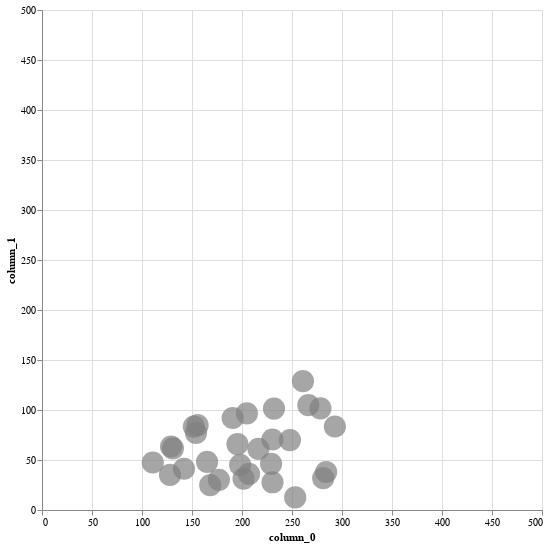

The notebook cell saved with this chart:
### Code cell
engine = qmc.PoissonDisk(d=2, radius = (12.5 * 2 + 8), # optimization = "lloyd",
                         l_bounds = [12.5, 12.5], u_bounds= [500 - 12.5, 500 - 12.5]
                        )
sample = engine.random(30)
df = pl.DataFrame(sample)
# plot using altair
(
    
    alt.Chart(df).mark_point(filled = True, color = "gray", size = 12.5 * 12.5 * np.pi).encode(
        x=alt.X('column_0').scale(domain=(0, 500)),
        y=alt.Y('column_1').scale(domain=(0, 500))
    ).properties(
        width = 500,
        height = 500
    )
)

### Figure 1 — Vega-Lite specification as saved in the notebook (floating-point values rounded to 4 significant figures)
{"config": {"view": {"continuousWidth": 300, "continuousHeight": 300}}, "data": {"name": "data-56fcc35dab17fe42b14c218d2304b09e"}, "mark": {"type": "point", "color": "gray", "filled": true, "size": 490.9}, "encoding": {"x": {"field": "column_0", "scale": {"domain": [0, 500]}, "type": "quantitative"}, "y": {"field": "column_1", "scale": {"domain": [0, 500]}, "type": "quantitative"}}, "height": 500, "width": 500, "$schema": "https://vega.github.io/schema/vega-lite/v6.1.0.json", "datasets": {"data-56fcc35dab17fe42b14c218d2304b09e": [{"column_0": 168.2, "column_1": 24.81}, {"column_0": 176.9, "column_1": 30.19}, {"column_0": 216.4, "column_1": 61.11}, {"column_0": 151.9, "column_1": 83.42}, {"column_0": 130.9, "column_1": 61.66}, {"column_0": 129.0, "column_1": 63.5}, {"column_0": 128.0, "column_1": 35.06}, {"column_0": 201.6, "column_1": 31.34}, {"column_0": 198.2, "column_1": 45.08}, {"column_0": 142.0, "column_1": 41.23}, {"column_0": 110.8, "column_1": 47.48}, {"column_0": 230.5, "column_1": 27.7}, {"column_0": 207.0, "column_1": 36.18}, {"column_0": 154.0, "column_1": 77.01}, {"column_0": 204.9, "column_1": 96.57}, {"column_0": 195.5, "column_1": 65.9}, {"column_0": 247.9, "column_1": 69.93}, {"column_0": 253.2, "column_1": 12.59}, {"column_0": 229.1, "column_1": 46.19}, {"column_0": 155.6, "column_1": 84.87}, {"column_0": 190.6, "column_1": 91.99}, {"column_0": 230.4, "column_1": 70.53}, {"column_0": 165.1, "column_1": 48.08}, {"column_0": 281.2, "column_1": 31.83}, {"column_0": 278.4, "column_1": 101.6}, {"column_0": 260.9, "column_1": 128.8}, {"column_0": 292.9, "column_1": 83.48}, {"column_0": 232.0, "column_1": 101.4}, {"column_0": 266.3, "column_1": 104.9}, {"column_0": 284.2, "column_1": 38.01}]}}
